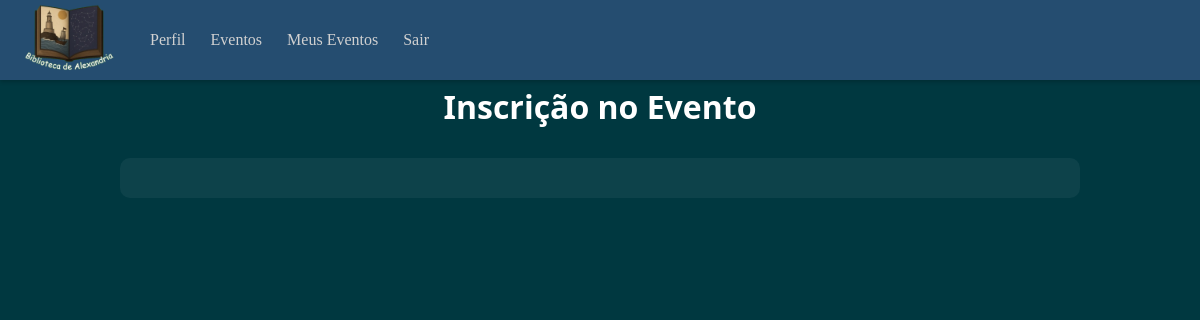
The page /eventos_disp/ (signed in) on the database as committed earlier.
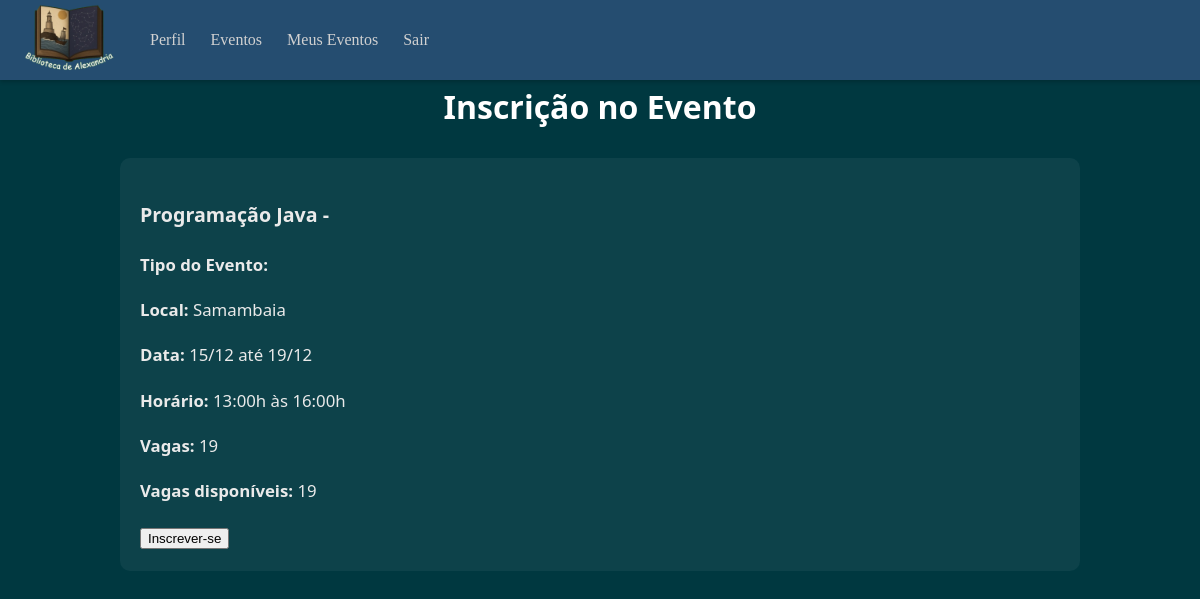
The same page on the database as committed later.
### login/models.py (models this page shows)
class Evento (models.Model):
    id_evento = models.AutoField(primary_key=True, unique=True)
    nome = models.TextField(max_length=100, null= True)
    tipoEvento = models.TextField(max_length=200)
    dataIni = models.DateField()
    dataFin = models.DateField()
    horasIni = models.TimeField(validators=[MinValueValidator(1)], null=True, blank=True)
    horasFin = models.TimeField(validators=[MinValueValidator(1)], null=True, blank=True)
    horasDura = models.IntegerField(validators=[MinValueValidator(0)], null=True, blank=True)
    local = models.TextField(max_length=200)
    quantPart = models.IntegerField(validators=[MinValueValidator(0)], null=False, blank=False, default=0)
    organizador = models.TextField(max_length=200, null=False, blank=False)
    vagas = models.IntegerField(validators=[MinValueValidator(1)], null=False)
    certificado = models.BooleanField(default=False)
    assinatura = models.CharField(max_length=200, null=True, blank=True)

### login/views.py (the view)
# urls.py: path("eventos_disp/", views.eventos_disponiveis, name="inscricao_evento_disp"),
def eventos_disponiveis(request):
    usuario_id = request.session.get("usuario_id")
    if not usuario_id:
        return redirect("login")
    usuario = get_object_or_404(Usuario, id_usuario=usuario_id)
    inscritos_ids = Inscrito.objects.filter(usuario_id=usuario).values_list('evento_id', flat=True)
    eventos = Evento.objects.all()
    return render(request, "inscricao.html", {
        "usuario": usuario,
        "eventos": eventos,
        "inscritos": inscritos_ids,  # só os IDs
    })

### login/templates/inscricao.html (shortened to what this page needs)
{% extends "base.html" %}
{% load static %}
{% block content %}
<link rel="stylesheet" href="{% static 'Css/style_insc_eventos.css' %}">
<div class="container">
  <h2>Inscrição no Evento</h2>
    <div class="eventosDisp-quadro">
        <div class="eventos-lista">
            {% for evento in eventos  %}
                {%if not evento.emitido %}
                <div class="eventos-itens">
                    <h3>{{ evento.nome }} - {{ evento.tipoevento }}</h3>
                    <p><strong>Tipo do Evento:</strong> {{ evento.tipoevento }}</p>
                    <p><strong>Local:</strong> {{ evento.local }}</p>
                    <p><strong>Data:</strong> {{ evento.dataIni|date:"d/m" }} até {{ evento.dataFin|date:"d/m" }}</p>
                    <p><strong>Horário:</strong> {{ evento.horasIni }}h às {{ evento.horasFin }}h</p>
                    <p><strong>Vagas:</strong> {{ evento.vagas }}</p>
                    {% if evento.id_evento in inscritos %}
                    <span style="color: green; font-weight: bold;"> Já inscrito</span>
                    {% else %}
                    <p><strong>Vagas disponíveis:</strong> {{ evento.vagas }}</p>
                        <form method="post" action="{% url 'inscricao_evento' evento.id_evento %}">
                            <div class="eve-btn">
                                <button type="submit" class="eventos-inscricao-btn">Inscrever-se</button>
                            </div>
                        </form>
                    {% endif %}
                </div>
            {% endif %}
            {% endfor %}
        </div>
    </div>
</div>
{% endblock %}

Rows that differ between the two databases and show on the page:
added Evento: nome "Programação Java", local "Samambaia", dataIni "15/12", dataFin "19/12", horasIni "13:00", horasFin "16:00", vagas "19"
